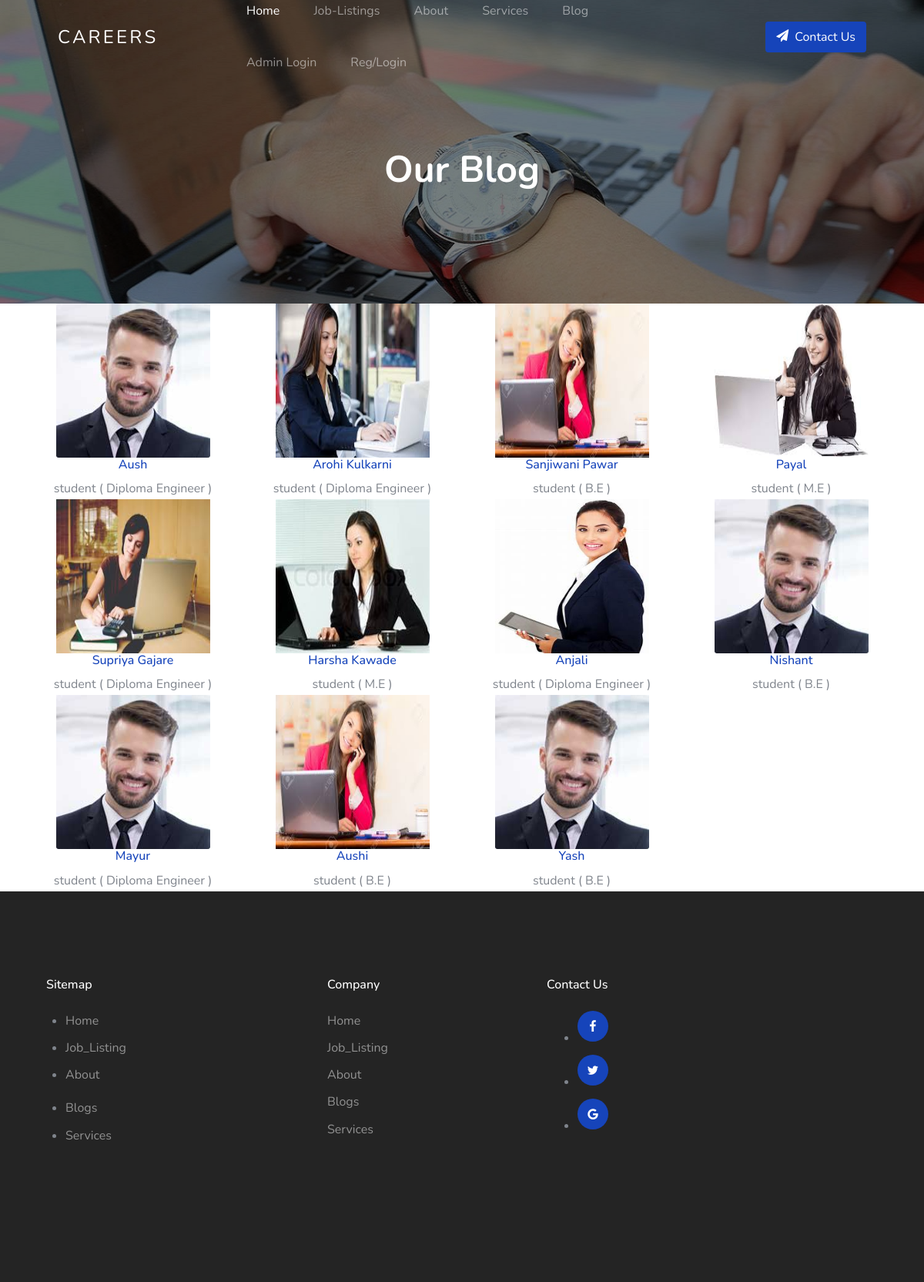
The page /index.php/college/blog on the database its author committed.
### tables this page shows
CREATE TABLE `blogs` (
  `id` int(11) NOT NULL,
  `name` varchar(400) NOT NULL,
  `designation` varchar(500) NOT NULL,
  `qualification` varchar(500) NOT NULL,
  `dept_name` varchar(800) NOT NULL
);

### application/controllers/College.php (called while the page is built, shortened)
<?php
class College extends CI_Controller {
    public function __construct()
    {
        $this->load->model('BlogsModel', 'blog');
    }
    public function blog()
    {
        $data['result'] = $this->blog->lists();
        $this->load->view('college/layout/header');
        $this->load->view('college/blog',$data);
        $this->load->view('college/layout/footer');
    }
}

### index.php (called while the page is built, shortened)
<?php
require_once BASEPATH.'core/CodeIgniter.php';

### application/models/BlogsModel.php (called while the page is built, shortened)
<?php
class BlogsModel extends CI_Model
{
    public function lists()
    {
        $this->db->order_by('id', 'ACE');
        $query = $this->db->get('blogs');
        return $query->result();
    }
}

### application/views/college/blog.php (the view, shortened to what this page needs)
<section class="home-section section-hero inner-page overlay bg-image"
     style="background-image: url(<?php echo base_url();?>assets/college/images/1.jpg)" id="home-section">
     <div class="container">
       <div class="row align-items-center justify-content-center">
         <div class="col-md-12">
           <div class="mb-5 text-center">
             <h1 class="text-white font-weight-bold">Our Blog</h1>
           </div>
         </div>
       </div>
     </div>
   </section>
  <section id="teachers-page" class="pt-90 pb-120 gray-bg">
       <div class="container">
          <div class="row">
          <?php
                                   foreach ($result as $row)
                                    {
                                       ?>
              <div class="col-lg-3 col-sm-6">
                  <div class="singel-teachers mt-30 text-center">
                       <div class="image">
                           <img src="<?php echo base_url('blogpics/'.$row->id.'.png'); ?>"  height="200" width="200" alt="Teachers">
                       </div>
                       <div class="cont">
                           <a href="#"><h6><?php echo $row->name; ?></h6></a>
                           <span><?php echo $row->designation; ?></span>
                           <span>( <?php echo $row->qualification; ?> )</span>
                       </div>
                   </div>
              </div>
              <?php ++$count;
                                       }?>
          </div>
       </div>
   </section>

### application/views/college/layout/header.php (shortened to what this page needs)
<!doctype html>
<html lang="en">
  <head>
    <link rel="stylesheet" href="<?php echo base_url();?>assets/college/css/custom-bs.css">
    <link rel="stylesheet" href="<?php echo base_url();?>assets/college/css/jquery.fancybox.min.css">
    <link rel="stylesheet" href="<?php echo base_url();?>assets/college/css/bootstrap-select.min.css">
    <link rel="stylesheet" href="<?php echo base_url();?>assets/college/fonts/icomoon/style.css">
    <link rel="stylesheet" href="<?php echo base_url();?>assets/college/fonts/line-icons/style.css">
    <link rel="stylesheet" href="<?php echo base_url();?>assets/college/css/owl.carousel.min.css">
    <link rel="stylesheet" href="<?php echo base_url();?>assets/college/css/animate.min.css">
    <link rel="stylesheet" href="<?php echo base_url();?>assets/college/css/style.css">
  </head>
  <body id="top">
<div class="site-wrap">
    <header class="site-navbar mt-3">
      <div class="container-fluid">
        <div class="row align-items-center">
          <div class="site-logo col-6"><a href="<?php echo base_url('college/index');?>">Careers</a></div>
          <nav class="mx-auto site-navigation">
            <ul class="site-menu js-clone-nav d-none d-xl-block ml-0 pl-0">
              <li><a href="<?php echo base_url('college/index');?>" class="active">Home</a></li>
              <li><a href="<?php echo base_url('college/job_listings');?>">Job-Listings</a></li>
              <li><a href="<?php echo base_url('college/about');?>">About</a></li>
              <li><a href="<?php echo base_url('college/services');?>">Services</a></li>
              <li><a href="<?php echo base_url('college/blog');?>">Blog</a></li>
              <li><a href="<?php echo base_url('admin/login');?>">Admin Login</a></li>
              <li><a href="<?php echo base_url('user/studlogin');?>">Reg/Login</a></li>
            </ul>
          </nav>
          <div class="right-cta-menu text-right d-flex aligin-items-center col-6">
            <div class="ml-auto">
              <a href="<?php echo base_url('college/contact');?>" class="btn btn-primary border-width-2 d-none d-lg-inline-block"><span class="mr-2 icon-paper-plane"></span>Contact Us</a>
            </div>
          </div>
        </div>
      </div>
    </header>

### application/views/college/layout/footer.php (shortened to what this page needs)
<footer class="site-footer">
<div class="container">
  <div class="row mb-5">
        <div class="col-lg-4 col-md-6 col-sm-6">
            <div class="footer-link mt-60">
                    <div class="col-6 col-md-3 mb-4 mb-md-0">
                        <h3>Sitemap</h3>
                    </div>
                    <ul>
                        <li><a href="<?php echo base_url('college/index');?>"><i class="fa fa-angle-right"></i>Home</a></li>
                        <li><a href="<?php echo base_url('college/job_listings');?>"><i class="fa fa-angle-right"></i>Job_Listing</li>
                        <li><a href="<?php echo base_url('college/about');?>"><i class="fa fa-angle-right"></i>About</a></li>
                    </ul>
                    <ul>
                        <li><a href="<?php echo base_url('college/blog');?>"><i class="fa fa-angle-right"></i>Blogs</a></li>
                        <li><a href="<?php echo base_url('college/services');?>"><i class="fa fa-angle-right"></i>Services</a></li>
                    </ul>
            </div>
        </div>
        <div class="col-6 col-md-3 mb-4 mb-md-0">
        <h3>Company</h3>
        <ul class="list-unstyled">
        <li><a href="<?php echo base_url('college/index');?>">Home</a></li>
        <li><a href="<?php echo base_url('college/job_listings');?>">Job_Listing</a></li>
            <li><a href="<?php echo base_url('college/about');?>">About </a></li>
            <li><a href="<?php echo base_url('college/blog');?>">Blogs</a></li>
            <li><a href="<?php echo base_url('college/services');?>">Services</a></li>
        </ul>
        </div>
        <div class="col-6 col-md-3 mb-4 mb-md-0">
                <h3>Contact Us</h3>
                <div class="footer-social">
                <ul class="mt-20">
                    <li><a onclick="window.open('https://www.facebook.com/','_newtab');"><i class="fa fa-facebook-f" ></i><span class="icon-facebook"></span></a></li>
                    <li><a onclick="window.open('https://www.twitter.com/','_newtab');"><i class="fa fa-twitter"></i><span class="icon-twitter"></span></a></li>
                    <li><a onclick="window.open('https://plus.google.com/','_newtab');"><i class="fa fa-google-plus"></i><span class="icon-google"></span></a></li>
                </ul>
                </div>
        </div>
  </div>
</div>
</footer>
  </body>
</html>

### assets/college/css/style.css (style rules this page uses)
.site-navbar { margin-bottom: 0px; z-index: 1999; position: absolute; width: 100%; top: 2rem; }
.site-navbar .container-fluid { padding-left: 7rem; padding-right: 7rem; }
.site-navbar .site-logo { position: absolute; left: 5%; }
.site-navbar .site-logo a { color: #fff; font-size: 1.5rem; letter-spacing: .2rem; text-transform: uppercase; }
.site-navbar .site-burger-menu, .site-navbar .right-cta-menu { position: absolute; right: 5%; }
.site-navbar .site-navigation { position: absolute; left: 50%; -webkit-transform: translateX(-50%); -ms-transform: translateX(-50%); transform: translateX(-50%); z-index: 5; }
.site-navbar .site-navigation .site-menu { margin-bottom: 0; }
.site-navbar .site-navigation .site-menu .active { color: #fff; display: inline-block; padding: 5px 20px; }
.site-navbar .site-navigation .site-menu a { text-decoration: none !important; display: inline-block; position: relative; }
.site-navbar .site-navigation .site-menu > li { display: inline-block; }
.site-navbar .site-navigation .site-menu > li > a { padding: 20px 20px !important; color: rgba(255, 255, 255, 0.5); display: inline-block; text-decoration: none !important; }
.site-mobile-menu .site-nav-wrap { padding: 0; margin: 0; list-style: none; position: relative; }
.site-mobile-menu .site-nav-wrap a { padding: 10px 20px; display: block; position: relative; color: #212529; }
.site-mobile-menu .site-nav-wrap li { position: relative; display: block; }
.site-mobile-menu .site-nav-wrap li .active { color: #000; }
.site-mobile-menu .site-nav-wrap > li { display: block; position: relative; float: left; width: 100%; }
.site-mobile-menu .site-nav-wrap > li > a { padding-left: 20px; font-size: 20px; }
body { font-weight: 400; font-size: 1rem; line-height: 1.7; position: relative; }
body:after { content: ""; position: absolute; top: 0; left: 0; right: 0; bottom: 0; background: rgba(0, 0, 0, 0.7); z-index: 100; opacity: 0; visibility: hidden; -webkit-transition: .3s all ease; -o-transition: .3s all ease; transition: .3s all ease; }
h1, h2, h3, h4 { color: #000; }
.home-section { position: relative; }
.home-section > .container { z-index: 2; position: relative; }
.home-section h1 { font-size: 3rem; color: #fff; font-weight: 200; }
.bg-image { background-size: cover; background-position: center center; background-repeat: no-repeat; }
.section-hero, .section-hero > .container > .row { height: 100vh; min-height: 900px; }
.section-hero.inner-page, .section-hero.inner-page > .container > .row { height: auto; min-height: auto; padding-top: 6em; padding-bottom: 3em; }
.section-hero.overlay, .section-hero.overlay-2 { position: relative; }
.section-hero.overlay:before, .section-hero.overlay-2:before { z-index: 1; position: absolute; content: ""; top: 0; left: 0; right: 0; bottom: 0; background: rgba(0, 0, 0, 0.5); }
.section-hero > .container { z-index: 2; position: relative; }
.btn:after, .btn:before { display: none; }
.btn.btn-primary { color: #fff; }
.border-width-2 { border-width: 2px !important; }
.site-footer { padding: 7rem 0; position: relative; background: #242424; }
.site-footer h3 { font-size: 1rem; margin-bottom: 1.5rem; color: #fff; }
.site-footer a { color: rgba(255, 255, 255, 0.5); }
.site-footer ul li { margin-bottom: .5rem; }
.site-footer ul li a { color: rgba(255, 255, 255, 0.5); }
.footer-social a, .social a { display: inline-block; width: 40px; height: 40px; position: relative; background: #1644ba; border-radius: 50%; text-decoration: none !important; }
.footer-social a > span, .social a > span { position: absolute; left: 50%; top: 50%; color: #fff; -webkit-transform: translate(-50%, -50%); -ms-transform: translate(-50%, -50%); transform: translate(-50%, -50%); }

### rows shown on the page
blogs: name "Aush", designation "student", qualification "Diploma Engineer"
blogs: shows a picture, name "Arohi Kulkarni", designation "student", qualification "Diploma Engineer"
blogs: name "Sanjiwani Pawar", designation "student", qualification "B.E"
blogs: shows a picture, name "Payal", designation "student", qualification "M.E"
blogs: shows a picture, name "Supriya Gajare", designation "student", qualification "Diploma Engineer"
blogs: shows a picture, name "Harsha Kawade", designation "student", qualification "M.E"
blogs: shows a picture, name "Anjali", designation "student", qualification "Diploma Engineer"
blogs: name "Nishant", designation "student", qualification "B.E"
blogs: name "Mayur", designation "student", qualification "Diploma Engineer"
blogs: name "Aushi", designation "student", qualification "B.E"
blogs: name "Yash", designation "student", qualification "B.E"
